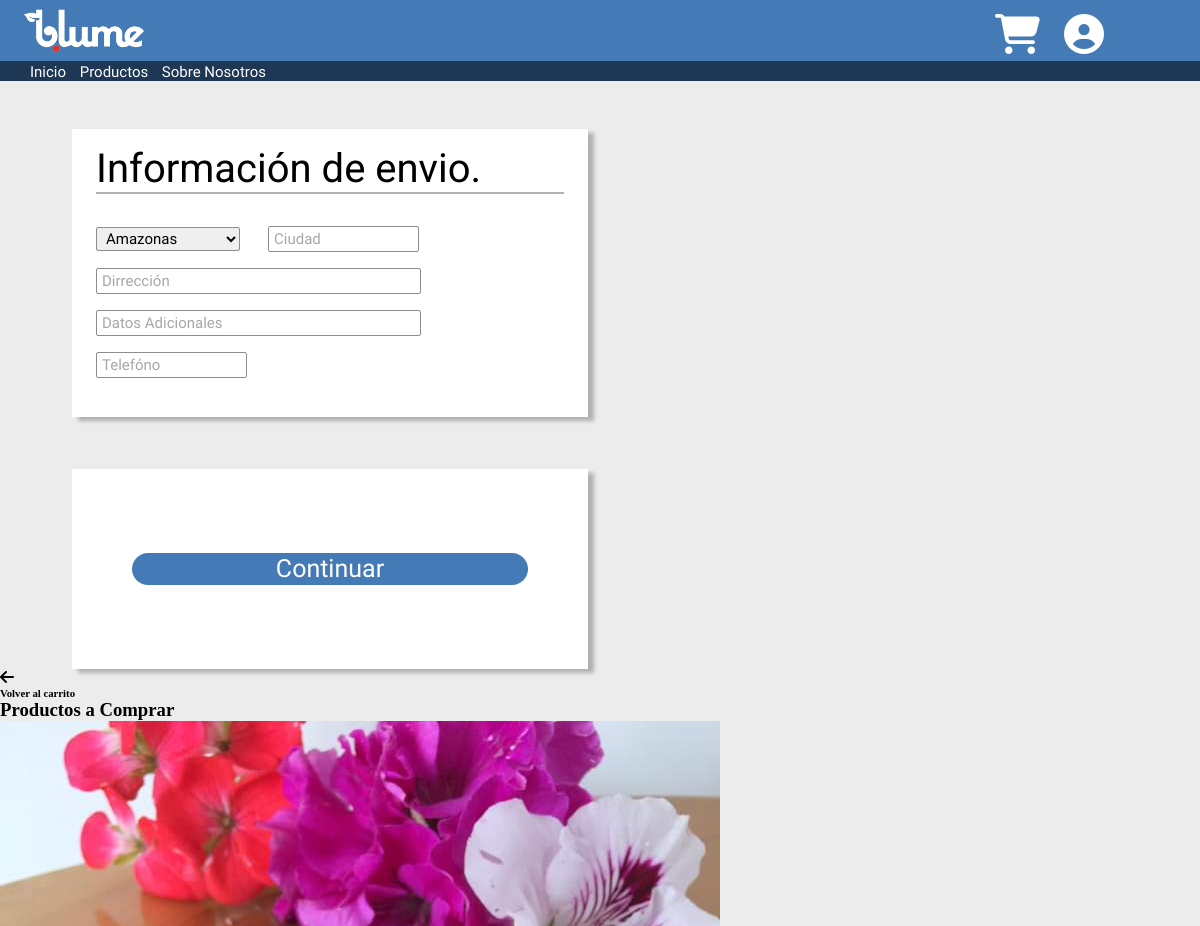
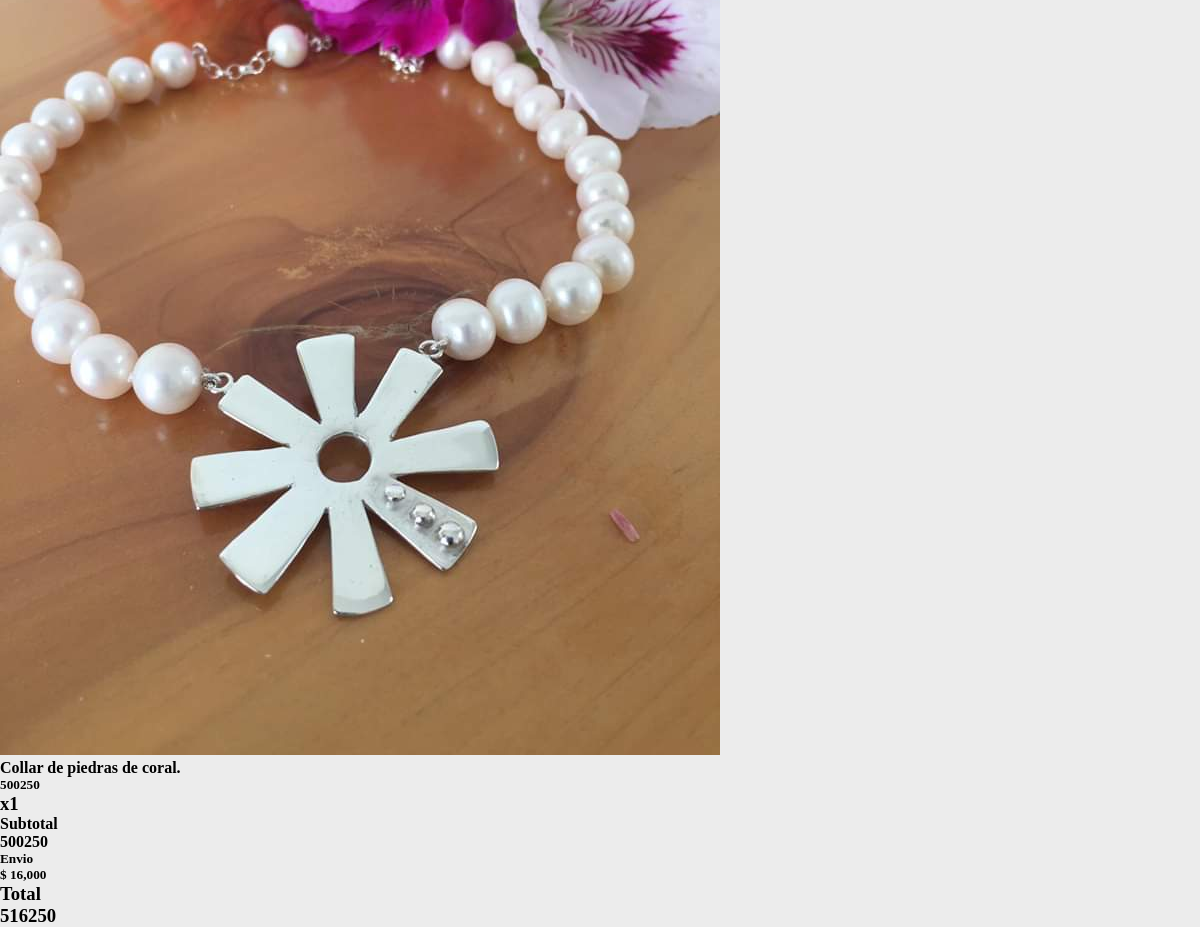
Screenshot of /checkout/ (signed in) with the database file from the repository (2 pictures, top to bottom).
### principal/models.py (models this page shows)
class Items(models.Model):
    carrito = models.ForeignKey(Carrito, on_delete=models.CASCADE)
    cantidad = models.PositiveIntegerField(default=1)
    producto = models.ForeignKey(Joya, on_delete=models.CASCADE)
    def total(self):
        return self.cantidad * self.producto.precio
    def posible(self):
        return self.cantidad <= self.producto.stock

class Joya(models.Model):
    nombre = models.CharField(max_length=100000)
    MATERIAL = [
        ('oro', 'Oro'),
        ('plata', 'Plata'),
        ('otros', 'Otros')
    ]
    material = models.CharField(max_length=7, choices=MATERIAL, default='Oro')
    TIPO = [
        ('aretes', 'Arete'),
        ('pulseras', 'Pulsera'),
        ('collares', 'Collar'),
        ('anillos', 'Anillo'),
        ('otros', 'Otro')
    ]
    tipo = models.CharField(max_length=50, choices=TIPO, default='Arete')
    piedra = models.CharField(max_length=100000)
    precio = models.IntegerField()
    imagen = models.ImageField(upload_to='static/images', null=True, blank=True)
    descripcion = models.TextField()
    stock = models.IntegerField(default=1)
    vistas = models.PositiveIntegerField(default=0)

### principal/views.py (the view, shortened to what this page needs)
# urls.py: path('checkout/', views.checkout),
@login_required(login_url="/login/")
def checkout(request):
    usuario = User.objects.get(username=request.user)
    carro = Carrito.objects.get(propietario=usuario)
    productos = Items.objects.filter(carrito=carro)
    if len(productos) > 0:
        style = True
        valor_total = 0
        form = Envio()
        for producto in productos:
            if producto.posible():
                valor_total += producto.total()
        con_envio = valor_total + 16000
        url = ""
        ctx = {'subtotal' : valor_total, 'total' : con_envio, 'productos' : productos, 'style' : style, 'form' : form, 'url' : url}
        return render(request, 'checkout.html', ctx)
    else:
        return redirect('/carro')

### templates/checkout.html (shortened to what this page needs)
<!DOCTYPE html>
{% load static %}
<html>
    <head>
        <link href="{% static 'css/checkout.css' %}" rel="stylesheet" type="text/css">
    </head>
    {% include 'barra.html' %}
    <body>
        <form method="POST">{% csrf_token %}
            <div class="info">
                <h1>Información de envio.</h1>
                <div>
                    {{form.departamento}}
                    {{form.ciudad}}
                </div>
                <div>
                    {{form.direccion}}
                </div>
                <div>
                    {{form.datos_adicionales}}
                </div>
                {{form.telefono}}
            </div>
            <div class="pagar">
                {% if style %}
                    <div id="submit">
                        <input type="submit" value="Continuar">
                    </div>
                {% else %}
                <a href="{{url}}" target="_blank">Comprar con Mercado Pago</a>
                {% endif %}
            </div>
        </form>
        <div class="Articulos">
            <div>
                <i class="fas fa-arrow-left"></i>
                <h6>Volver al carrito</h6>
            </div>
            <div>
                <h3>Productos a Comprar</h3>
                {% for producto in productos %}
                    <div>
                        <img src="/{{producto.producto.imagen}}">
                        <h4>{{producto.producto.nombre}}</h4>
                        <h5>{{producto.producto.precio}}</h5>
                        <h3>x{{producto.cantidad}}</h3>
                    </div>
                {% endfor %}
                <div>
                    <div>
                        <h4>Subtotal</h4>
                        <h4>{{subtotal}}</h4>
                    </div>
                    <div>
                        <h5>Envio</h5>
                        <h5>$ 16,000</h5>
                    </div>
                    <div>
                        <h3>Total</h3>
                        <h3>{{total}}</h3>
                    </div>
                </div>
            </div>
        </div>
    </body>
</html>

### static/css/checkout.css (style rules this page uses)
* { padding: 0; margin: 0; }
body { background-color: #ececec; }
.info { box-shadow: 6px 4px 4px 0 rgba(0, 0, 0, 0.25); background-color: #ffffff; margin-left: 6vw; margin-top: 6vh; width: 43vw; height: 36vh; }
.info h1 { margin-left: 2vw; padding-top: 2vh; margin-right: 2vw; font-family: 'Roboto', sans-serif; font-weight: normal; font-size: 40px; border-bottom: 2px solid #b1b1b1; }
.info input, #id_departamento { height: 3vh; font-family: 'Sora', sans-serif; font-size: 15px; outline: none; border-radius: 2px; border: solid 1px #8e8d8d; padding-left: 5px; }
.info input::placeholder { color: rgba(0, 0, 0, 0.35); }
#id_departamento, #id_ciudad { margin-left: 2vw; margin-top: 4vh; width: 12vw; }
#id_direccion, #id_datos_adicionales { margin-left: 2vw; margin-top: 2vh; width: 26.5vw; }
#id_telefono { margin-left: 2vw; margin-top: 2vh; width: 12vw; }
.pagar { margin-left: 6vw; margin-top: 6.5vh; width: 43vw; height: 25vh; box-shadow: 6px 4px 4px 0 rgba(0, 0, 0, 0.25); background-color: #ffffff; }
#submit { margin: auto; }
.pagar input { width: 33vw; height: 4vh; border-radius: 50px; background-color: #447ab6; border: 0; color: #FFF; font-family: 'Sora', sans-serif; font-size: 25px; margin-left: 5vw; margin-top: 10.5vh; outline: none; cursor: pointer; }

### static/css/barra.css (style rules this page uses)
* { margin: 0; padding: 0; text-decoration: none; }

### rows the page displays
Items: producto.imagen (picture), producto.nombre "Collar de piedras de coral.", producto.precio "500250", cantidad "1"

### other values shown
{{ subtotal }} "500250"
{{ total }} "516250"
